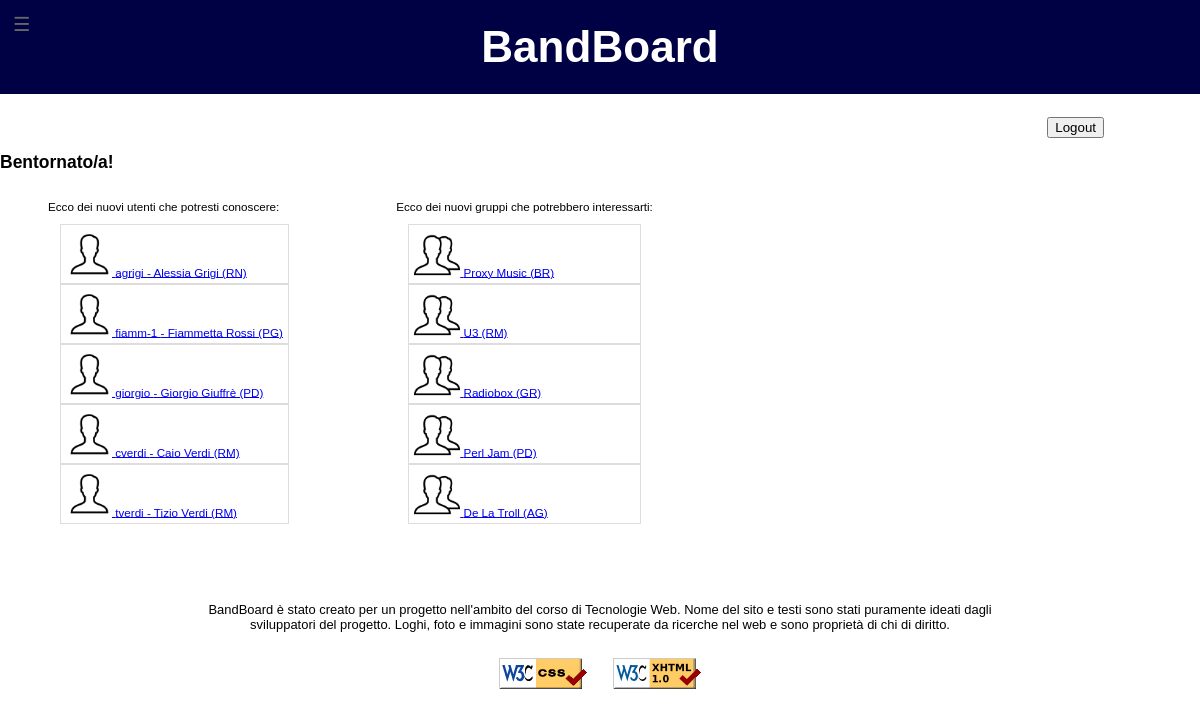
/ (signed in), run on the app's committed database.
### tables this page shows
CREATE TABLE IF NOT EXISTS Utenti (
	username		VARCHAR(25) PRIMARY KEY,
	password	    CHAR(32) NOT NULL,
	email			VARCHAR(45) NOT NULL UNIQUE,
	nome            VARCHAR(20) DEFAULT NULL,
	cognome         VARCHAR(20) DEFAULT NULL,
	dataNascita		DATE NOT NULL,
	immagine		VARCHAR(45) DEFAULT NULL COMMENT 'Immagine profilo; NULL implica immagine di default',
	descrizione     VARCHAR(200) DEFAULT NULL COMMENT 'Descrizione dell\'utente',
	dataIscrizione	DATETIME NOT NULL,
	provincia		CHAR(2) DEFAULT NULL COMMENT 'Provincia di residenza',
	FOREIGN KEY (provincia) REFERENCES Province (sigla)
	    ON DELETE NO ACTION
	    ON UPDATE CASCADE
);

CREATE TABLE IF NOT EXISTS Gruppi (
	idGruppo		INT(10) UNSIGNED PRIMARY KEY AUTO_INCREMENT,
	nome			VARCHAR(45) NOT NULL,
	immagine		VARCHAR(45) DEFAULT NULL COMMENT 'Immagine profilo; NULL implica immagine di default',
	descrizione     VARCHAR(200) DEFAULT NULL COMMENT 'Descrizione del gruppo',
	dataIscrizione	DATETIME NOT NULL,
	provincia		CHAR(2) NOT NULL,
	FOREIGN KEY (provincia) REFERENCES Province (sigla)
	    ON DELETE NO ACTION
	    ON UPDATE CASCADE
);

### lib/php/paths.php (called while the page is built)
<?php
class Paths {
	public static function getRelativePath($from, $to) {
		$from = is_dir($from) ? rtrim($from, '\/') . '/' : $from;
		$to   = is_dir($to)   ? rtrim($to, '\/') . '/'   : $to;
		$from = str_replace('\\', '/', $from);
		$to   = str_replace('\\', '/', $to);
		$from     = explode('/', $from);
		$to       = explode('/', $to);
		$relPath  = $to;
		foreach ($from as $depth => $dir) {
			if ($dir === $to[$depth]) {
				array_shift($relPath);
			} else {
				$remaining = count($from) - $depth;
				if ($remaining > 1) {
					$padLength = (count($relPath) + $remaining - 1) * -1;
					$relPath = array_pad($relPath, $padLength, '..');
					break;
				} else {
					$relPath[0] = './' . $relPath[0];
				}
			}
		}
		return implode('/', $relPath);
	}
}

### index.php (the view, shortened to what this page needs)
<?php
include_once realpath(dirname(__FILE__))."/lib/php/start.php";
include_once realpath(dirname(__FILE__))."/lib/php/header.php";
include_once realpath(dirname(__FILE__))."/lib/php/menu.php";
include_once realpath(dirname(__FILE__))."/lib/php/footer.php";
function getUtenti() {
	$users="<ul class=\"listaSuggeriti\">";
	$connessione=dbConnectionData::getMysqli();
	try {
		if ($connessione->connect_errno) {
			throw new Exception("Connessione fallita: ".$connessione->connect_error.".");
		} else {
			$query="SELECT username, nome, cognome, immagine, provincia, dataIscrizione FROM Utenti WHERE username!=\"".$_SESSION['username']."\" ORDER BY dataIscrizione DESC LIMIT 5;";
			if (!$result=$connessione->query($query)) {
				echo "Query non valida: ".$connessione->error.".";
			} else {
				if ($result->num_rows>0) {
					while ($row=$result->fetch_array(MYSQLI_ASSOC)) {
						if ($row['immagine']==NULL) {
							$row['immagine']="defaultUser.png";
							$users=$users."<li class=\"elementResult\"><a href=\"profiloUtente/profiloUtente.php?username=".$row['username']."&amp;page=index\"><img class=\"listImage\" src=\"images/site/".$row['immagine']."\" alt=\"Immagine di ".$row['username']."\" /> ".$row['username'];
						} else {
							$users=$users."<li class=\"elementResult\"><a href=\"profiloUtente/profiloUtente.php?username=".$row['username']."&amp;page=index\"><img class=\"listImage\" src=\"images/users/".$row['immagine']."\" alt=\"Immagine di ".$row['username']."\" /> ".$row['username'];
						}
						if ($row['nome']!=NULL || $row['cognome']!=NULL) {
							$users=$users." - ".$row['nome']." ".$row['cognome'];
						}
						if ($row['provincia']!=NULL) {
							$users=$users." (".$row['provincia'].")";
						}
						$users=$users."</a></li>";
					}
				}
			}
		}
	} catch (Exception $e){
		echo "Errore: dati non recuperati (".$e->getMessage().").";
	}
	$users=$users."</ul>";
	return $users;
}
function getGruppi() {
	$bands="<ul class=\"listaSuggeriti\">";
	$connessione=dbConnectionData::getMysqli();
	try {
		if ($connessione->connect_errno) {
			throw new Exception("Connessione fallita: ".$connessione->connect_error.".");
		} else {
			$query="SELECT idGruppo, nome, immagine, provincia, dataIscrizione FROM Gruppi WHERE idGruppo NOT IN (SELECT g.idGruppo FROM Gruppi g JOIN Formazioni f ON g.idGruppo=f.gruppo JOIN Conoscenze c ON f.ruolo=c.idConoscenza WHERE c.utente=\"".$_SESSION['username']."\") ORDER BY dataIscrizione DESC LIMIT 5;";
			if (!$result=$connessione->query($query)) {
				echo "Query non valida: ".$connessione->error.".";
			} else {
				if ($result->num_rows>0) {
					while ($row=$result->fetch_array(MYSQLI_ASSOC)) {
						if ($row['immagine']==NULL) {
							$row['immagine']="defaultBand.png";
							$bands=$bands."<li class=\"elementResult\"><a href=\"profiloGruppo/profiloGruppo.php?idGruppo=".$row['idGruppo']."&amp;page=index\"><img class=\"listImage\" src=\"images/site/".$row['immagine']."\" alt=\"Immagine di ".$row['nome']."\" /> ".$row['nome'];
						} else {
							$bands=$bands."<li class=\"elementResult\"><a href=\"profiloGruppo/profiloGruppo.php?idGruppo=".$row['idGruppo']."&amp;page=index\"><img class=\"listImage\" src=\"images/bands/".$row['immagine']."\" alt=\"Immagine di ".$row['nome']."\" /> ".$row['nome'];
						}
						if ($row['provincia']!=NULL) {
							$bands=$bands." (".$row['provincia'].")";
						}
						$bands=$bands."</a></li>";
					}
				}
			}
		}
	} catch (Exception $e){
		echo "Errore: dati non recuperati (".$e->getMessage().").";
	}
	$bands=$bands."</ul>";
	return $bands;
}
echo Start::getHead(array(
	'Titolo' => "Home - BandBoard",
	'DescrizioneBreve' => "Home - BandBoard",
	'Descrizione' => "Home page del sito BandBoard",
	'Keywords' => array("BandBoard", "home", "bacheca", "musica", "musicisti", "gruppi"),
	'Stylesheets' => array("style.css"),
	'Extra' => array("<link rel=\"stylesheet\" media=\"handheld, screen and (max-width:480px), only screen and (max-device-width:480px)\" href=\"lib/css/style_mobile.css\" type=\"text/css\" />")
));
echo '<body>';
echo Header::getHeader();
if (!isset($_SESSION['started'])) {
	$_SESSION['started']=1;
	$page=file_get_contents(realpath(dirname(__FILE__))."/home/homeNLog.txt");
	$page=str_replace('<scriptNumUtenti />', numUtenti(), $page);
	$page=str_replace('<scriptNumGruppi />', numGruppi(), $page);
	echo $page;
} else {
	if(count($_REQUEST)!=0 && !isset($_SESSION['username'])) {
		echo "<div class=\"report\">";
		$login=false;
		try {
			if (file_exists(realpath(dirname(__FILE__))."/lib/php/utente.php")) {
				require_once(realpath(dirname(__FILE__))."/lib/php/utente.php");
			} else {
				throw new Exception("File necessario per l'esecuzione mancante.");
			}
			if ((isset($_REQUEST['username'])) && (isset($_REQUEST['password']))) {
				foreach ($_REQUEST as $chiave => &$valore) {
					$valore=pulisciInput($valore);
				}
				$connessione=dbConnectionData::getMysqli();
				try {
					if ($connessione->connect_errno) {
						throw new Exception("Connessione fallita: ".$connessione->connect_error.".");
					} else {
						$password=Utente::cript($_REQUEST['password']);
						$query="SELECT * FROM Utenti WHERE Utenti.username=\"".$_REQUEST['username']."\" AND Utenti.password=\"".$password."\";";
						if (!$result=$connessione->query($query)) {
							echo "Query non valida: ".$connessione->error.".";
						} else {
							if ($result->num_rows>0) {
								$login=true;
								$row=$result->fetch_array(MYSQLI_ASSOC);
								$_SESSION['username']=$row['username'];
								$_SESSION['password']=$row['password'];
								$result->free();
							}
						}
						$connessione->close();
					}
				} catch (Exception $e){
					echo "Errore: login fallito (".$e->getMessage().").";
				}
				if ($login==false) {
					print "<p class=\"errRep\">I dati inseriti non sono corretti.</p>";
				}
			} else {
				print "<p class=\"errRep\">I dati inseriti non sono corretti.</p>";
			}
		} catch(Exception $e) {
			print "Il sistema è momentaneamente inutilizzabile. Riprova più tardi: (".$e->getMessage().").";
		}
		echo "</div>";
		if ($login==false) {
			$page=file_get_contents(realpath(dirname(__FILE__))."/home/homeNLog.txt");
			$page=str_replace('<scriptNumUtenti />', numUtenti(), $page);
			$page=str_replace('<scriptNumGruppi />', numGruppi(), $page);
			echo $page;
		} else {
			$page="";
			$page=$page."<div class=\"nav\">".Menu::getMenu(array("Home", "<a href='settings/index.php'>Modifica Profilo</a>", "<a href='cercaUtenti/index.php'>Cerca Utenti</a>", "<a href='cercaGruppi/index.php'>Cerca Gruppi</a>", "<a href='gestioneGruppi/gestioneGruppi.php'>I Miei Gruppi</a>", "<a href='registrazioneGruppo/registrazioneGruppo.php'>Nuovo Gruppo</a>"))."</div>";
			$page=$page.file_get_contents(realpath(dirname(__FILE__))."/home/homeLog.txt");
			$page=str_replace('<utentiSuggeriti />', getUtenti(), $page);
			$page=str_replace('<gruppiSuggeriti />', getGruppi(), $page);
			echo $page;
		}
	} else {
		if (isset($_SESSION['username'])) {
			$page="";
			$page=$page."<div class=\"nav\">".Menu::getMenu(array("Home", "<a href='settings/index.php'>Modifica Profilo</a>", "<a href='cercaUtenti/index.php'>Cerca Utenti</a>", "<a href='cercaGruppi/index.php'>Cerca Gruppi</a>", "<a href='gestioneGruppi/gestioneGruppi.php'>I Miei Gruppi</a>", "<a href='registrazioneGruppo/registrazioneGruppo.php'>Nuovo Gruppo</a>"))."</div>";
			$page=$page.file_get_contents(realpath(dirname(__FILE__))."/home/homeLog.txt");
			$page=str_replace('<utentiSuggeriti />', getUtenti(), $page);
			$page=str_replace('<gruppiSuggeriti />', getGruppi(), $page);
			echo $page;
		} else {
			$page=file_get_contents(realpath(dirname(__FILE__))."/home/homeNLog.txt");
			$page=str_replace('<scriptNumUtenti />', numUtenti(), $page);
			$page=str_replace('<scriptNumGruppi />', numGruppi(), $page);
			echo $page;
		}
	}
}
echo Footer::getFooter();
echo '</body>';
echo '</html>';
?>

### data on the page
utenti: username "agrigi", users "- Alessia Grigi (RN)"
utenti: username "fiamm-1", users "- Fiammetta Rossi (PG)"
utenti: username "giorgio", users "- Giorgio Giuffrè (PD)"
utenti: username "cverdi", users "- Caio Verdi (RM)"
utenti: username "tverdi", users "- Tizio Verdi (RM)"
gruppi: nome "Proxy Music", provincia "(BR)"
gruppi: nome "U3", provincia "(RM)"
gruppi: nome "Radiobox", provincia "(GR)"
gruppi: nome "Perl Jam", provincia "(PD)"
gruppi: nome "De La Troll", provincia "(AG)"

### other printed values
$nomeSito "BandBoard"
